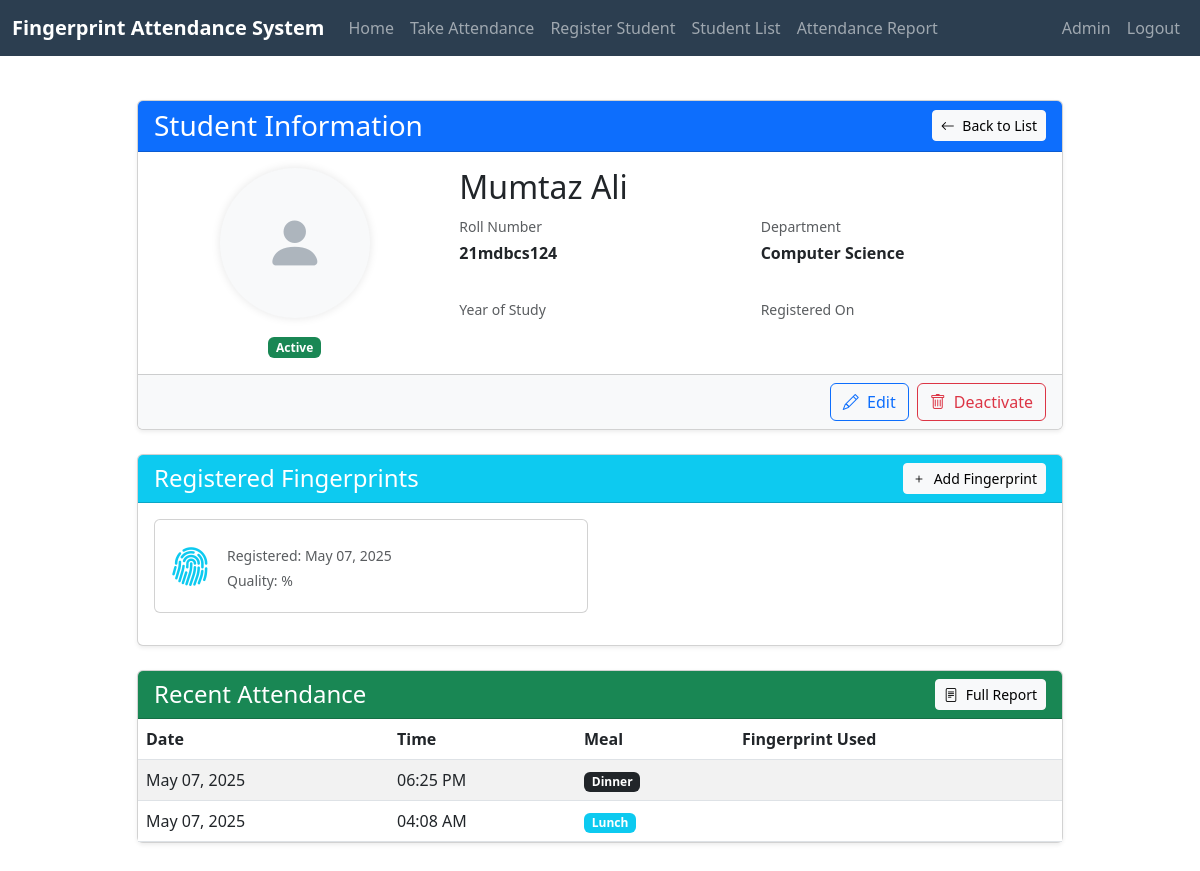
The page /students/1/ (signed in) on the database its author committed.
### attendance/models.py (models this page shows, shortened)
class Student(models.Model):
    name = models.CharField(max_length=100)
    roll_number = models.CharField(max_length=20, unique=True)
    department = models.ForeignKey(Department, on_delete=models.CASCADE)
    joined_date = models.DateTimeField(default=timezone.now)
    is_active = models.BooleanField(default=True)

class Department(models.Model):
    name = models.CharField(max_length=100)

class FingerPrint(models.Model):
    student = models.ForeignKey(Student, on_delete=models.CASCADE, related_name='fingerprints')
    fingerprint_data = models.BinaryField()  # Store fingerprint template as binary data
    finger_label = models.CharField(max_length=20, default="Right Index")  # e.g., "Right Index", "Left Thumb"
    created_at = models.DateTimeField(auto_now_add=True)
    updated_at = models.DateTimeField(auto_now=True)
    class Meta:
        unique_together = ('student', 'finger_label')

class Attendance(models.Model):
    student = models.ForeignKey(Student, on_delete=models.CASCADE, related_name='attendances')
    date = models.DateField(default=timezone.now)
    time = models.TimeField(default=timezone.now)
    is_present = models.BooleanField(default=True)
    fingerprint_used = models.ForeignKey(FingerPrint, on_delete=models.SET_NULL, null=True, blank=True)
    meal_type = models.CharField(max_length=20, choices=[('breakfast', 'Breakfast'),
                                                         ('lunch', 'Lunch'),
                                                         ('dinner', 'Dinner')])
    class Meta:
        unique_together = ('student', 'date', 'meal_type')

### attendance/views.py (the view)
# urls.py: path('students/<int:student_id>/', views.student_detail, name='student_detail'),
@login_required
def student_detail(request, student_id):
    student = get_object_or_404(Student, id=student_id)
    fingerprints = FingerPrint.objects.filter(student=student)
    recent_attendance = Attendance.objects.filter(
        student=student
    ).order_by('-date', '-time')[:10]
    context = {
        'student': student,
        'fingerprints': fingerprints,
        'recent_attendance': recent_attendance,
        'title': f'Student: {student.name}'
    }
    return render(request, 'attendance/student_details.html', context)

### attendance/templates/attendance/student_details.html (shortened to what this page needs)
{% extends 'attendance/base.html' %}
{% block content %}
<div class="container py-4">
    <div class="row">
        <div class="col-lg-10 mx-auto">
            <div class="card shadow-sm mb-4">
                <div class="card-header bg-primary text-white d-flex justify-content-between align-items-center">
                    <h3 class="mb-0">Student Information</h3>
                    <div>
                        <a href="{% url 'student_list' %}" class="btn btn-sm btn-light">
                            <i class="bi bi-arrow-left me-1"></i> Back to List
                        </a>
                    </div>
                </div>
                <div class="card-body">
                    <div class="row">
                        <div class="col-md-4 text-center mb-3 mb-md-0">
                            <div class="avatar-container mb-3">
                                <div class="avatar-placeholder bg-light rounded-circle d-flex align-items-center justify-content-center" style="width: 150px; height: 150px; font-size: 60px; margin: 0 auto;">
                                    <i class="bi bi-person-fill"></i>
                                </div>
                            </div>
                            <div class="status-indicator">
                                {% if student.is_active %}
                                <span class="badge bg-success">Active</span>
                                {% else %}
                                <span class="badge bg-danger">Inactive</span>
                                {% endif %}
                            </div>
                        </div>
                        <div class="col-md-8">
                            <h2 class="mb-2">{{ student.name }}</h2>
                            <div class="row g-3">
                                <div class="col-md-6">
                                    <div class="mb-3">
                                        <label class="form-label text-muted small mb-1">Roll Number</label>
                                        <div class="fw-bold">{{ student.roll_number }}</div>
                                    </div>
                                </div>
                                <div class="col-md-6">
                                    <div class="mb-3">
                                        <label class="form-label text-muted small mb-1">Department</label>
                                        <div class="fw-bold">{{ student.department.name }}</div>
                                    </div>
                                </div>
                                <div class="col-md-6">
                                    <div class="mb-3">
                                        <label class="form-label text-muted small mb-1">Year of Study</label>
                                    </div>
                                </div>
                                <div class="col-md-6">
                                    <div class="mb-3">
                                        <label class="form-label text-muted small mb-1">Registered On</label>
                                    </div>
                                </div>
                            </div>
                        </div>
                    </div>
                </div>
                <div class="card-footer bg-light">
                    <div class="d-flex justify-content-end">
                        <a href="#" class="btn btn-outline-primary me-2">
                            <i class="bi bi-pencil me-1"></i> Edit
                        </a>
                        <button type="button" class="btn btn-outline-danger">
                            <i class="bi bi-trash me-1"></i> Deactivate
                        </button>
                    </div>
                </div>
            </div>
            <div class="card shadow-sm mb-4">
                <div class="card-header bg-info text-white d-flex justify-content-between align-items-center">
                    <h4 class="mb-0">Registered Fingerprints</h4>
                    <div>
                        <a href="{% url 'register_fingerprint' student.id %}" class="btn btn-sm btn-light">
                            <i class="bi bi-plus me-1"></i> Add Fingerprint
                        </a>
                    </div>
                </div>
                <div class="card-body">
                    {% if fingerprints %}
                    <div class="row">
                        {% for print in fingerprints %}
                        <div class="col-md-6 mb-3">
                            <div class="card h-100">
                                <div class="card-body">
                                    <div class="d-flex align-items-center">
                                        <div class="flex-shrink-0">
                                            <i class="bi bi-fingerprint fs-1 text-info"></i>
                                        </div>
                                        <div class="flex-grow-1 ms-3">
                                            <p class="card-text text-muted mb-1 small">Registered: {{ print.created_at|date:"M d, Y" }}</p>
                                            <p class="card-text text-muted small">Quality: {{ print.quality }}%</p>
                                        </div>
                                    </div>
                                </div>
                            </div>
                        </div>
                        {% endfor %}
                    </div>
                    {% endif %}
                </div>
            </div>
            <div class="card shadow-sm">
                <div class="card-header bg-success text-white d-flex justify-content-between align-items-center">
                    <h4 class="mb-0">Recent Attendance</h4>
                    <div>
                        <a href="{% url 'attendance_report' %}?roll_number={{ student.roll_number }}" class="btn btn-sm btn-light">
                            <i class="bi bi-file-text me-1"></i> Full Report
                        </a>
                    </div>
                </div>
                <div class="card-body p-0">
                    {% if recent_attendance %}
                    <div class="table-responsive">
                        <table class="table table-striped table-hover mb-0">
                            <thead>
                                <tr>
                                    <th>Date</th>
                                    <th>Time</th>
                                    <th>Meal</th>
                                    <th>Fingerprint Used</th>
                                </tr>
                            </thead>
                            <tbody>
                                {% for attendance in recent_attendance %}
                                <tr>
                                    <td>{{ attendance.date|date:"M d, Y" }}</td>
                                    <td>{{ attendance.time|time:"h:i A" }}</td>
                                    <td>
                                        {% if attendance.meal_type == 'breakfast' %}
                                            <span class="badge bg-warning text-dark">Breakfast</span>
                                        {% elif attendance.meal_type == 'lunch' %}
                                            <span class="badge bg-info">Lunch</span>
                                        {% elif attendance.meal_type == 'dinner' %}
                                            <span class="badge bg-dark">Dinner</span>
                                        {% endif %}
                                    </td>
                                    <td>{{ attendance.fingerprint_used.get_finger_label_display }}</td>
                                </tr>
                                {% endfor %}
                            </tbody>
                        </table>
                    </div>
                    {% else %}
                    <div class="text-center py-4">
                        <i class="bi bi-calendar-x fs-2 text-muted"></i>
                        <p class="text-muted mt-2">No attendance records found for this student.</p>
                    </div>
                    {% endif %}
                </div>
            </div>
        </div>
    </div>
</div>
{% endblock %}
{% block extra_css %}
<link rel="stylesheet" href="https://cdn.jsdelivr.net/npm/bootstrap-icons@1.7.2/font/bootstrap-icons.css">
{% endblock %}

### attendance/templates/attendance/student_details.html (style rules this page uses)
.avatar-placeholder { box-shadow: 0 0 10px rgba(0, 0, 0, 0.1); color: #adb5bd; }

### rows shown on the page
Student: name "Mumtaz Ali", roll_number "21mdbcs124", department.name "Computer Science"
FingerPrint: created_at "May 07, 2025"
Attendance: date "May 07, 2025", time "06:25 PM", meal_type "Dinner"
Attendance: date "May 07, 2025", time "04:08 AM", meal_type "Lunch"
